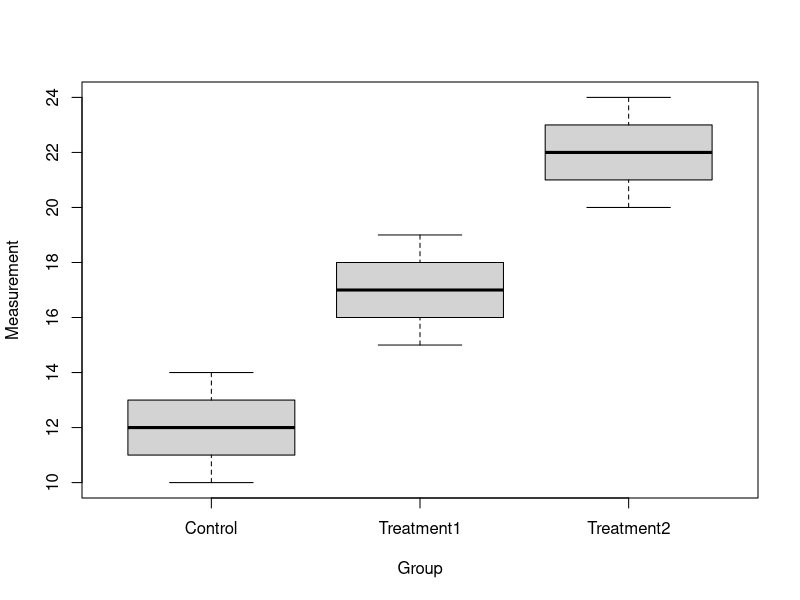
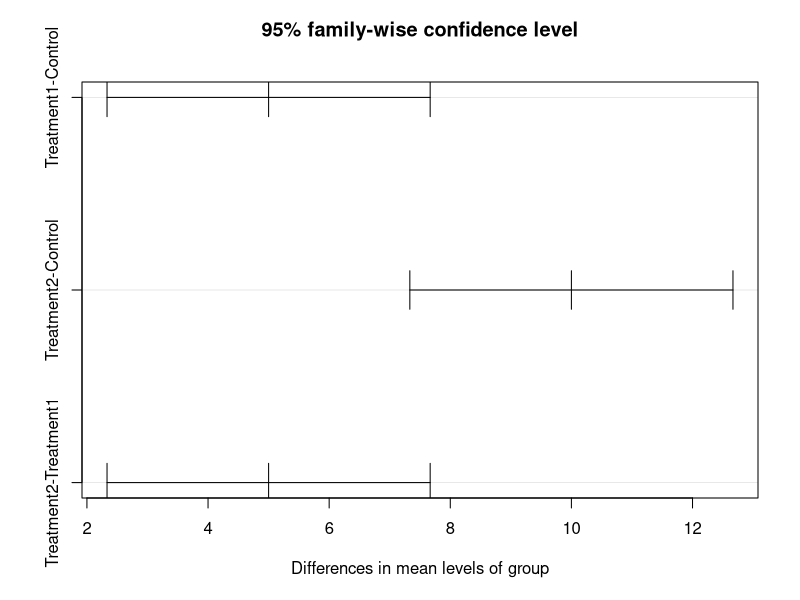
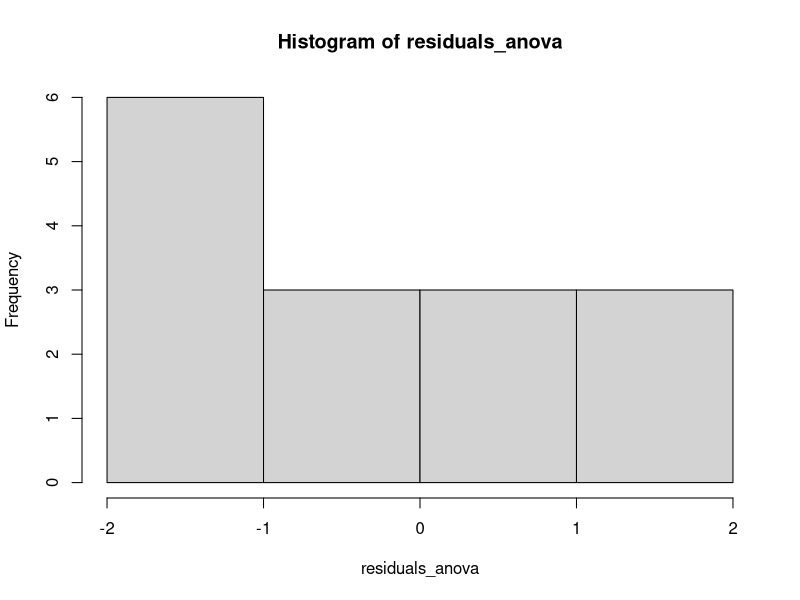
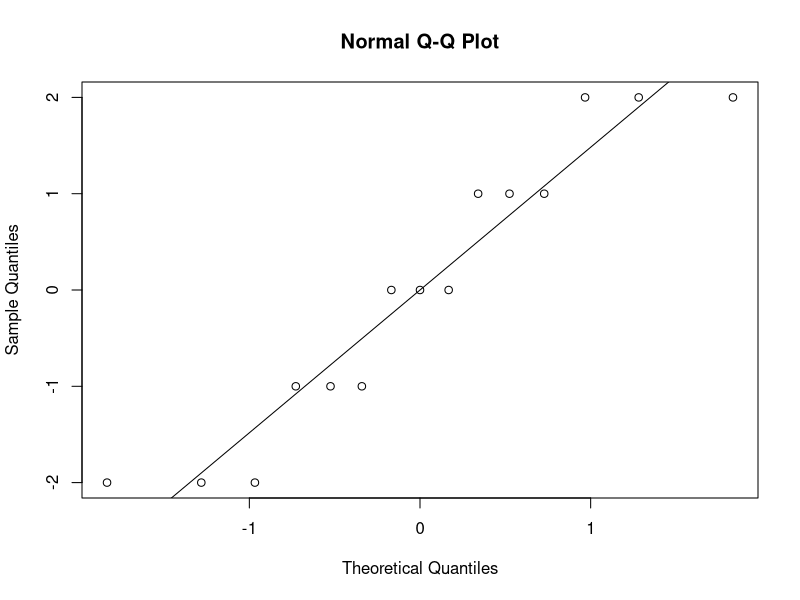
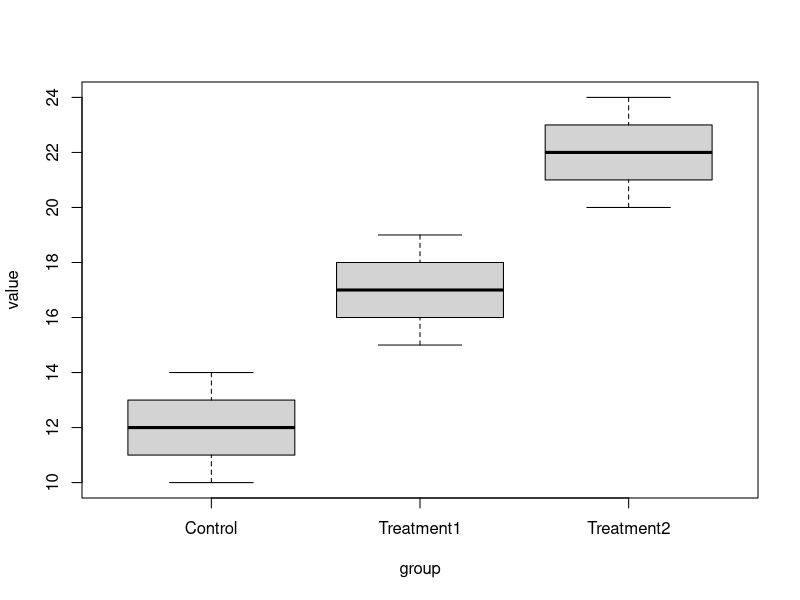
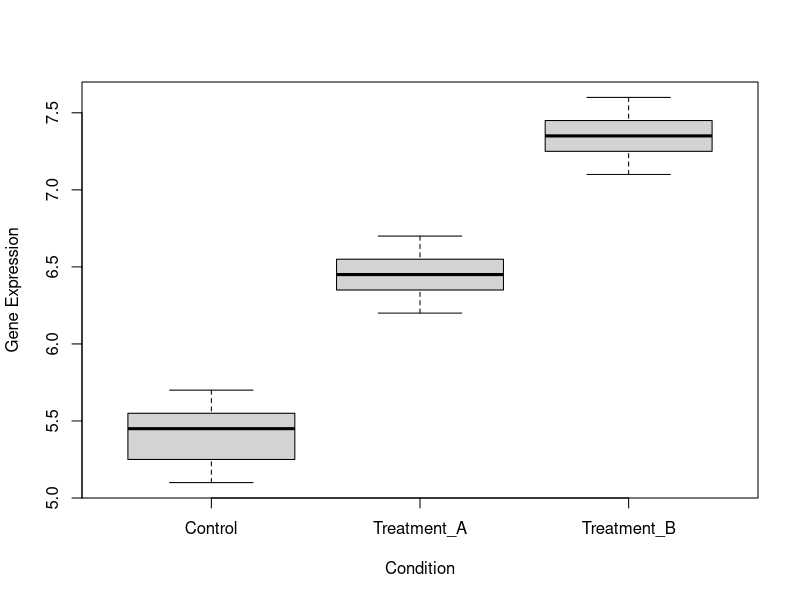

Write R code to recreate these figures, in order.
# ANOVA
# Analysis of Variance (ANOVA) is used to compare means across multiple groups.


# What is ANOVA?

# ANOVA tests whether the means of three or more groups are equal.

# Example biological question:
# Does gene expression differ among Control, Treatment1, and Treatment2?

# Null hypothesis:
# H0: All population group means are equal.

# Alternative hypothesis:
# H1: At least one population mean is different.


# Why Not Use Multiple t-tests?

# Suppose we have three groups:
# Control
# Treatment1
# Treatment2

# Pairwise comparisons would require:
# Control vs Treatment1
# Control vs Treatment2
# Treatment1 vs Treatment2

# Performing many separate tests increases the chance of Type I errors.

# ANOVA provides an overall test for differences among multiple groups.


# Example Data

control <- c(10, 11, 12, 13, 14)
treatment1 <- c(15, 16, 17, 18, 19)
treatment2 <- c(20, 21, 22, 23, 24)

# Calculate group means

mean(control)
mean(treatment1)
mean(treatment2)


# Combine the Data

value <- c(
  control,
  treatment1,
  treatment2
)

group <- factor(
  c(
    rep("Control", length(control)),
    rep("Treatment1", length(treatment1)),
    rep("Treatment2", length(treatment2))
  )
)

anova_data <- data.frame(
  group,
  value
)

anova_data


# Check Group Sizes

table(anova_data$group)


# Group-wise Summary

aggregate(
  value ~ group,
  data = anova_data,
  FUN = mean
)

aggregate(
  value ~ group,
  data = anova_data,
  FUN = sd
)

summary(anova_data$value)


# Visualize the Groups

boxplot(
  value ~ group,
  data = anova_data,
  xlab = "Group",
  ylab = "Measurement"
)


# One-way ANOVA

# One-way ANOVA examines one categorical explanatory variable.
# Here the explanatory variable is group.

anova_model <- aov(
  value ~ group,
  data = anova_data
)

anova_model


# ANOVA Table

summary(anova_model)


# Understanding the ANOVA Table

# The ANOVA table contains:
# Degrees of freedom
# Sum of squares
# Mean square
# F-statistic
# P-value


# Sum of Squares

# Total variation can be divided into:
# Between-group variation
# Within-group variation

# Between-group variation describes differences among group means.
# Within-group variation describes variation among observations within groups.


# F-statistic

# F-statistic compares between-group variation with within-group variation.

# F = between-group mean square / within-group mean square

anova_summary <- summary(anova_model)

anova_summary


# Extract F-statistic

anova_summary[[1]][["F value"]][1]


# Extract p-value

anova_summary[[1]][["Pr(>F)"]][1]


# Statistical Decision

alpha <- 0.05

anova_p <- anova_summary[[1]][["Pr(>F)"]][1]

if (anova_p < alpha) {
  print("Reject H0")
} else {
  print("Fail to reject H0")
}


# Important Interpretation

# A significant ANOVA indicates that at least one group mean differs.
# ANOVA does not tell us which specific groups are different.

# A significant ANOVA therefore requires further investigation
# when specific group comparisons are scientifically important.


# Post-hoc Testing

# Tukey's Honest Significant Difference test compares pairs of groups
# after a significant one-way ANOVA.

TukeyHSD(anova_model)


# Visualize Tukey Results

plot(
  TukeyHSD(anova_model)
)


# Pairwise Comparisons

# Pairwise t-tests can also be performed with multiple-testing adjustment.

pairwise.t.test(
  anova_data$value,
  anova_data$group,
  p.adjust.method = "bonferroni"
)


# Multiple Testing Adjustment

# Pairwise comparisons produce multiple p-values.
# Adjusted p-values help control the overall error rate.

# Bonferroni adjustment
pairwise.t.test(
  anova_data$value,
  anova_data$group,
  p.adjust.method = "bonferroni"
)

# Holm adjustment
pairwise.t.test(
  anova_data$value,
  anova_data$group,
  p.adjust.method = "holm"
)


# ANOVA Assumptions

# One-way ANOVA commonly assumes:
# Independent observations
# Approximately normally distributed residuals
# Similar variance across groups


# Check Residuals

residuals_anova <- residuals(anova_model)

residuals_anova


# Histogram of Residuals

hist(residuals_anova)


# Q-Q Plot

# Q-Q plot helps assess whether residuals are approximately normal.

qqnorm(residuals_anova)

qqline(residuals_anova)


# Shapiro-Wilk Test for Residuals

shapiro.test(residuals_anova)

# A large p-value does not prove normality.
# The test should be considered together with the Q-Q plot and study design.


# Check Variance Visually

boxplot(
  value ~ group,
  data = anova_data
)

# Similar spread across groups supports the equal-variance assumption.


# Bartlett's Test

# Bartlett's test evaluates evidence for unequal variances.

bartlett.test(
  value ~ group,
  data = anova_data
)

# Bartlett's test is sensitive to departures from normality.


# Fligner-Killeen Test

# Fligner-Killeen test is a more robust test for homogeneity of variances.

fligner.test(
  value ~ group,
  data = anova_data
)


# ANOVA with Unequal Variances

# When group variances are clearly different,
# Welch's one-way ANOVA can be considered.

oneway.test(
  value ~ group,
  data = anova_data,
  var.equal = FALSE
)


# Balanced and Unbalanced Designs

# Balanced design:
# Groups have equal or similar numbers of observations.

# Unbalanced design:
# Groups have different numbers of observations.

# ANOVA can be performed with unequal group sizes,
# but study design and variance assumptions become important.


# Example with Unequal Group Sizes

control2 <- c(10, 11, 12, 13)
treatment1_2 <- c(15, 16, 17, 18, 19, 20)
treatment2_2 <- c(21, 22, 23, 24, 25)

value2 <- c(
  control2,
  treatment1_2,
  treatment2_2
)

group2 <- factor(
  c(
    rep("Control", length(control2)),
    rep("Treatment1", length(treatment1_2)),
    rep("Treatment2", length(treatment2_2))
  )
)

anova_data2 <- data.frame(
  group = group2,
  value = value2
)

anova_model2 <- aov(
  value ~ group,
  data = anova_data2
)

summary(anova_model2)


# Effect Size

# A significant p-value does not describe the magnitude of group differences.

# Eta squared describes the proportion of total variation
# associated with the grouping factor.

anova_table <- summary(anova_model)[[1]]

ss_group <- anova_table[["Sum Sq"]][1]
ss_total <- sum(anova_table[["Sum Sq"]])

eta_squared <- ss_group / ss_total

eta_squared


# Eta squared interpretation should depend on the research context.
# It describes the proportion of observed variance associated with group.


# Mean Comparison

# View the group means directly.

aggregate(
  value ~ group,
  data = anova_data,
  FUN = mean
)


# Confidence Intervals for Group Means

# Calculate standard errors for each group.

group_summary <- aggregate(
  value ~ group,
  data = anova_data,
  FUN = function(x) {
    c(
      mean = mean(x),
      sd = sd(x),
      n = length(x),
      se = sd(x) / sqrt(length(x))
    )
  }
)

group_summary


# Example Biological Data

# Example expression values for three biological conditions.

control_expression <- c(
  5.1, 5.3, 5.5, 5.4, 5.6,
  5.2, 5.7, 5.5
)

treatment_a_expression <- c(
  6.2, 6.4, 6.5, 6.3, 6.6,
  6.7, 6.4, 6.5
)

treatment_b_expression <- c(
  7.1, 7.3, 7.4, 7.2, 7.5,
  7.6, 7.3, 7.4
)


# Create Biological Dataset

expression <- c(
  control_expression,
  treatment_a_expression,
  treatment_b_expression
)

condition <- factor(
  c(
    rep("Control", length(control_expression)),
    rep("Treatment_A", length(treatment_a_expression)),
    rep("Treatment_B", length(treatment_b_expression))
  )
)

expression_data <- data.frame(
  condition,
  expression
)

expression_data


# Explore the Data

aggregate(
  expression ~ condition,
  data = expression_data,
  FUN = mean
)

aggregate(
  expression ~ condition,
  data = expression_data,
  FUN = sd
)


# Visualize Expression

boxplot(
  expression ~ condition,
  data = expression_data,
  xlab = "Condition",
  ylab = "Gene Expression"
)


# Run ANOVA

expression_anova <- aov(
  expression ~ condition,
  data = expression_data
)

summary(expression_anova)


# Post-hoc Test

TukeyHSD(expression_anova)


# ANOVA Interpretation

# If the ANOVA p-value is significant:
# There is evidence that not all condition means are equal.

# Tukey's test can then identify which pairs differ.

# The magnitude of the differences should also be considered
# using group means and effect sizes.


# ANOVA Workflow

# 1. Define the biological question.
# 2. Identify the outcome variable.
# 3. Identify the categorical grouping variable.
# 4. Explore the data.
# 5. Visualize group distributions.
# 6. Check important assumptions.
# 7. Perform ANOVA.
# 8. Examine the F-statistic and p-value.
# 9. Perform post-hoc comparisons if appropriate.
# 10. Examine effect size and confidence intervals.
# 11. Interpret the findings biologically.


# Common Mistakes

# Mistake 1:
# Performing many unadjusted t-tests instead of an overall ANOVA.

# Mistake 2:
# Assuming a significant ANOVA identifies the specific groups that differ.

# Mistake 3:
# Reporting only the ANOVA p-value.

# Mistake 4:
# Ignoring unequal variances or non-independent observations.

# Mistake 5:
# Treating statistical significance as biological importance.

# Mistake 6:
# Performing post-hoc comparisons without considering multiple testing.


# ANOVA vs t-test

# t-test:
# Commonly compares one mean with a reference or two group means.

# ANOVA:
# Compares means across three or more groups.

# ANOVA can also be extended to more complex experimental designs.


# Key Takeaways

# ANOVA evaluates differences among multiple group means.
# The null hypothesis states that all group means are equal.
# The F-statistic compares between-group and within-group variation.
# A significant ANOVA indicates that at least one mean differs.
# ANOVA alone does not identify which groups differ.
# Post-hoc tests can identify specific group differences.
# Assumptions and study design are important for valid interpretation.
# Effect size provides information about the magnitude of group differences.
